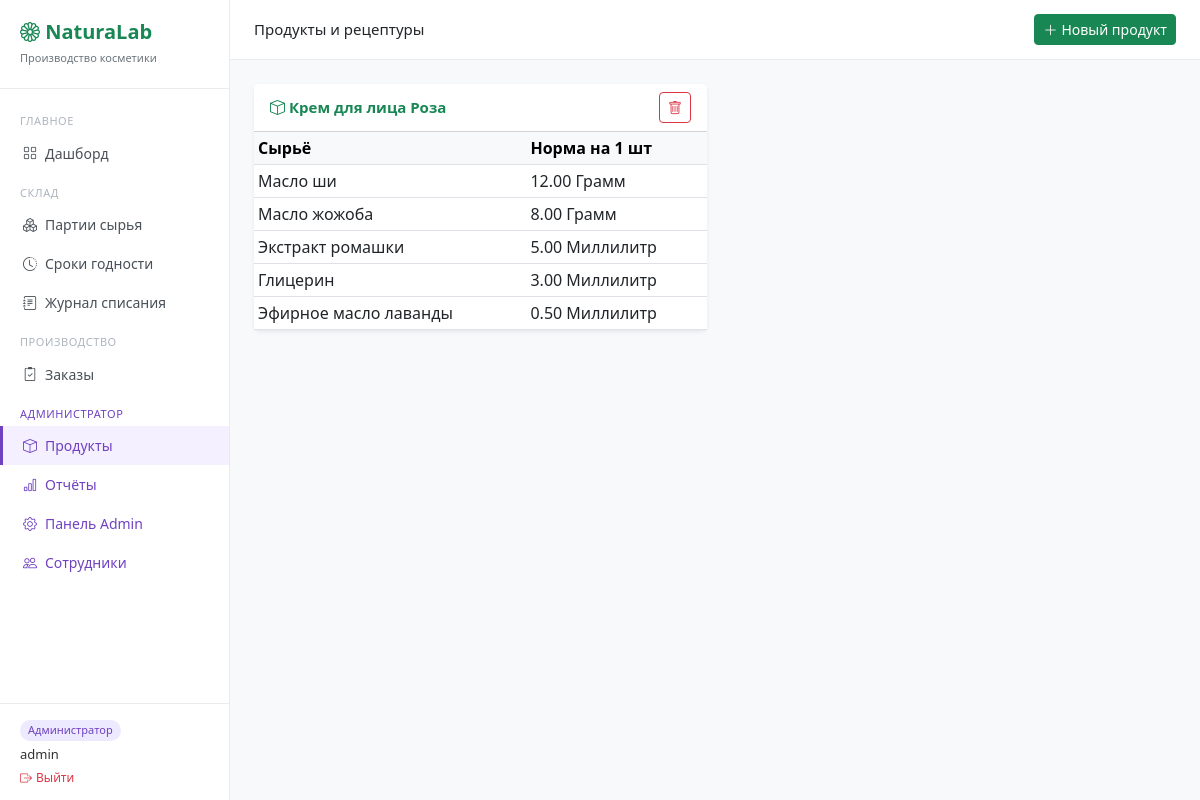
The app's page /products/ (signed in), older data.
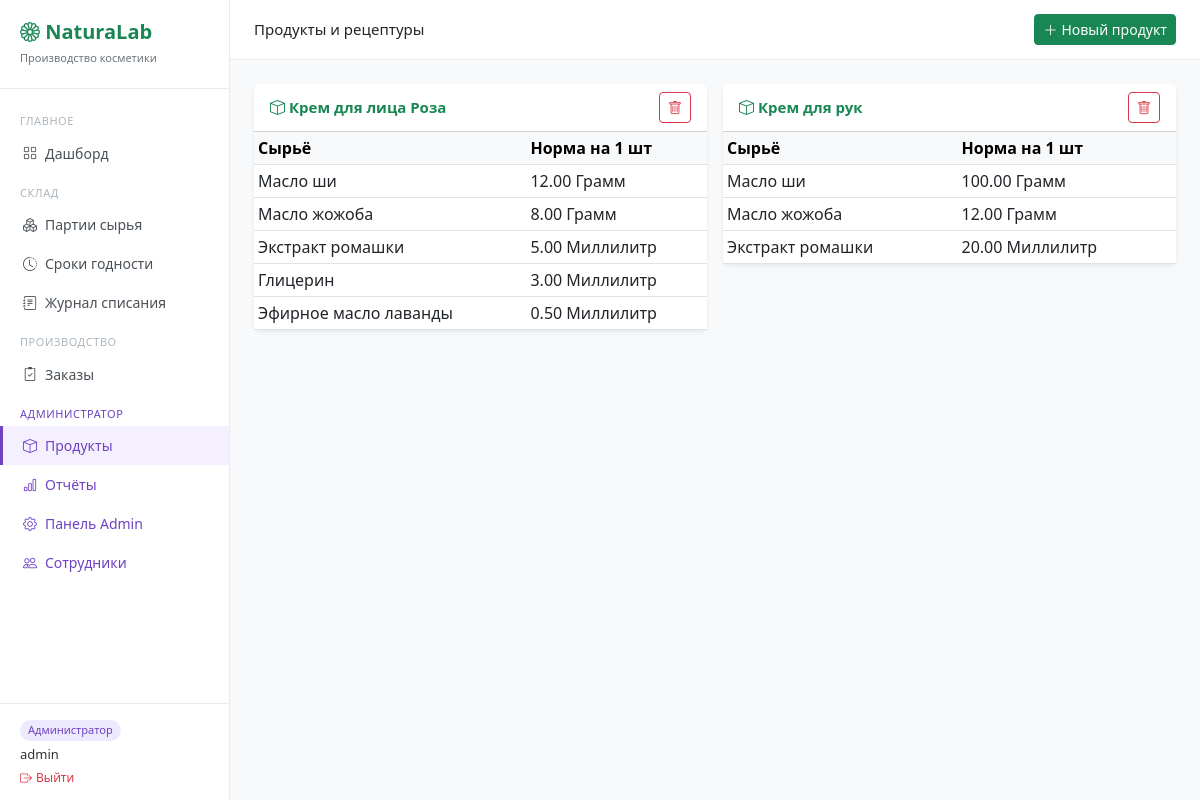
The same page, newer data.
### products/models.py (models this page shows, shortened)
class Product(models.Model):
    name        = models.CharField(max_length=200, verbose_name='Название продукта')
    description = models.TextField(blank=True, verbose_name='Описание')
    class Meta:
        verbose_name = 'Продукт'
        verbose_name_plural = 'Продукты'

class RecipeItem(models.Model):
    product           = models.ForeignKey(Product, on_delete=models.CASCADE,
                                          related_name='recipe_items', verbose_name='Продукт')
    ingredient        = models.ForeignKey(Ingredient, on_delete=models.PROTECT,
                                          verbose_name='Сырьё')
    quantity_per_unit = models.DecimalField(max_digits=10, decimal_places=5,
                                            verbose_name='Норма на 1 шт')
    class Meta:
        verbose_name = 'Состав рецептуры'

### warehouse/models.py (models this page shows, shortened)
class Ingredient(models.Model):
    UNIT_CHOICES = [
        ('kg', 'Килограмм'),
        ('g',  'Грамм'),
        ('l',  'Литр'),
        ('ml', 'Миллилитр'),
    ]
    name         = models.CharField(max_length=200, verbose_name='Название')
    unit         = models.CharField(max_length=10, choices=UNIT_CHOICES, verbose_name='Единица измерения')
    description  = models.TextField(blank=True, verbose_name='Описание')
    min_quantity = models.DecimalField(max_digits=10, decimal_places=2, default=0,
                                       verbose_name='Минимальный остаток')
    class Meta:
        verbose_name = 'Сырьё'
        verbose_name_plural = 'Сырьё'

### products/views.py (the view)
# urls.py: path('',                 views.product_list,   name='product-list'),
@admin_required
def product_list(request):
    products = Product.objects.prefetch_related('recipe_items__ingredient').all()
    return render(request, 'products/product_list.html', {'products': products})

### products/views.py (called while the page is built)
def admin_required(view_func):
    return user_passes_test(lambda u: u.is_superuser)(view_func)

### templates/products/product_list.html (shortened to what this page needs)
{% extends 'base.html' %}
{% block page_title %}Продукты и рецептуры{% endblock %}
{% block topbar_actions %}
  <a href="{% url 'product-create' %}" class="btn btn-success btn-sm">
    <i class="bi bi-plus-lg me-1"></i>Новый продукт
  </a>
{% endblock %}
{% block content %}
<div class="row g-3">
  {% for product in products %}
  <div class="col-md-6">
    <div class="card border-0 shadow-sm">
      <div class="card-header bg-white d-flex justify-content-between align-items-center">
        <span style="font-size:15px;font-weight:600;color:#198754">
         <i class="bi bi-box me-1"></i>{{ product.name }}
        </span>
        <form method="post" action="{% url 'product-delete' product.pk %}">
          <button type="submit" class="btn btn-sm btn-outline-danger"
            onclick="return confirm('Удалить продукт {{ product.name }}?')">
            <i class="bi bi-trash"></i>
          </button>
        </form>
      </div>
      <div class="card-body p-0">
        <table class="table table-sm mb-0">
          <thead class="table-light">
            <tr><th>Сырьё</th><th>Норма на 1 шт</th></tr>
          </thead>
          <tbody>
            {% for item in product.recipe_items.all %}
            <tr>
              <td>{{ item.ingredient.name }}</td>
              <td>{{ item.quantity_per_unit|floatformat:2 }} {{ item.ingredient.get_unit_display }}</td>
            </tr>
            {% empty %}
            <tr><td colspan="2" class="text-muted text-center py-2">Рецептура не задана</td></tr>
            {% endfor %}
          </tbody>
        </table>
      </div>
    </div>
  </div>
  {% empty %}
  <div class="col-12">
    <div class="card border-0 shadow-sm p-4 text-center text-muted">
      Продуктов пока нет — создайте первый!
    </div>
  </div>
  {% endfor %}
</div>
{% endblock %}

Row changes from the older to the newer data that the page shows:
added Product: name "Крем для рук"
added RecipeItem: ingredient.name "Масло ши", quantity_per_unit "100.00", ingredient.unit "Грамм", shown under "Крем для рук"
added RecipeItem: ingredient.name "Масло жожоба", quantity_per_unit "12.00", ingredient.unit "Грамм", shown under "Крем для рук"
added RecipeItem: ingredient.name "Экстракт ромашки", quantity_per_unit "20.00", ingredient.unit "Миллилитр", shown under "Крем для рук"
